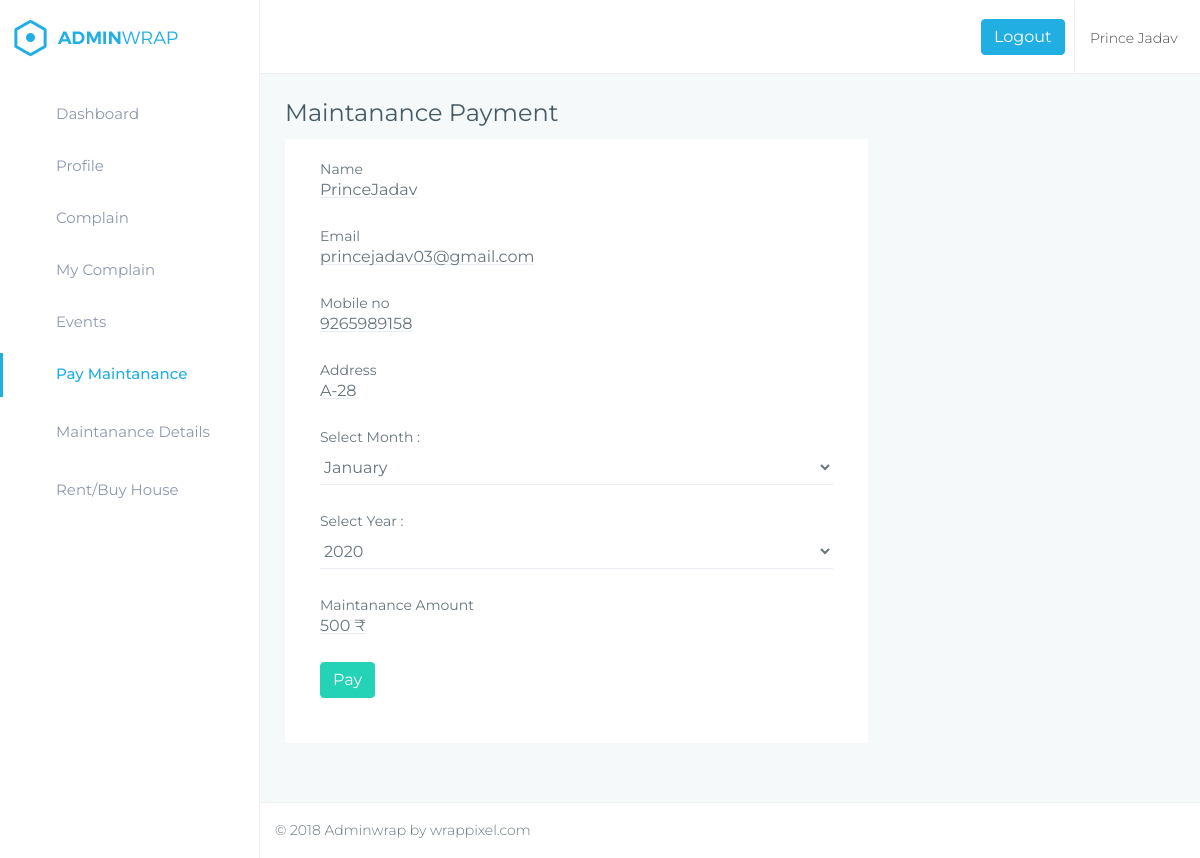
Screenshot of /flat-pay/ (signed in) with the database file from the repository.
### flatholder/models.py (models this page shows, shortened)
class Userf(models.Model):
    fname = models.CharField(max_length=200)
    lname = models.CharField(max_length=100)
    email = models.EmailField()
    mobile = models.CharField(max_length=100)
    address = models.TextField()
    password = models.CharField(max_length=100)
    birth = models.DateField()
    occupation = models.CharField(max_length=100,default='')
    pic = models.FileField(upload_to='holderpic/',blank=True,null=True)
    role = models.CharField(default='user',max_length=50)

### flatholder/views.py (the view, shortened to what this page needs)
# urls.py: path('flat-pay/',views.initiate_payment,name='flat-pay'),
def initiate_payment(request):
    if request.method == "GET":
    	uid = Userf.objects.get(email=request.session['femail'])
    	return render(request, 'pay.html',{'uid':uid})

### flatholder/templates/pay.html (shortened to what this page needs)
{% extends 'flat-header.html' %}
{% load static %}
{% block content %}
<!DOCTYPE html>
<html lang="en">
        <div class="page-wrapper">
            <div class="container-fluid">
                <h2>Maintanance Payment</h2>
                <form class="form-horizontal form-material" method="POST" action="{% url 'flat-pay' %}">
                <div class="row">
                    <div class="col-lg-8 col-xlg-9 col-md-7">
                        <div class="card">
                            <div class="card-body">
                                    <div class="form-group">
                                        <label class="col-md-12">Name</label>
                                        <div class="col-md-12">
                                            <h5 class="form-control form-control-line" >{{uid.fname}}{{uid.lname}}</h5>
                                        </div>
                                    </div>
                                    <div class="form-group">
                                        <label class="col-md-12">Email</label>
                                        <div class="col-md-12">
                                            <h5 class="form-control form-control-line" >{{uid.email}}</h5>
                                        </div>
                                    </div>
                                    <div class="form-group">
                                        <label class="col-md-12">Mobile no</label>
                                        <div class="col-md-12">
                                            <h5 class="form-control form-control-line" >{{uid.mobile}}</h5>
                                        </div>
                                    </div>
                                    <div class="form-group">
                                        <label class="col-md-12">Address</label>
                                        <div class="col-md-12">
                                            <h5 class="form-control form-control-line" >{{uid.address}}</h5>
                                        </div>
                                    </div>
                                    <div class="form-group">
                                        <label class="col-sm-12">Select Month : </label>
                                        <div class="col-sm-12">
                                            <select required name="month" class="form-control form-control-line">
                                                <option>January</option>
                                            </select>
                                        </div>
                                    </div>
                                    <div class="form-group">
                                        <label class="col-sm-12">Select Year : </label>
                                        <div class="col-sm-12">
                                            <select required name="year" class="form-control form-control-line">
                                                <option>2020</option>
                                            </select>
                                        </div>
                                    </div>
                                    <div class="form-group">
                                        <label class="col-md-12">Maintanance Amount</label>
                                        <div class="col-md-12">
                                            <h5 class="form-control form-control-line" >500 ₹</h5>
                                        </div>
                                    </div>
                                    <div class="form-group">
                                        <div class="col-sm-12">
                                            <input type="submit" name="pay"  value="Pay" class="btn btn-success">
                                        </div>
                                    </div>
                            </div>
                        </div>
                    </div>
                </div>
                </form>
            </div>
</html>
{% endblock %}

### flatholder/templates/flat-header.html (shortened to what this page needs)
{% load static %}
<!DOCTYPE html>
<html lang="en">
<head>
    <link href='{% static "flat/assets/node_modules/bootstrap/css/bootstrap.min.css"%}' rel="stylesheet">
    <link href='{% static "flat/assets/node_modules/perfect-scrollbar/css/perfect-scrollbar.css"%}' rel="stylesheet">
    <link href='{% static "flat/assets/node_modules/morrisjs/morris.css"%}' rel="stylesheet">
    <link href='{% static "flat/assets/node_modules/c3-master/c3.min.css"%}' rel="stylesheet">
    <link href='{% static "flat/css/style.css"%}' rel="stylesheet">
    <link href='{% static "flat/css/pages/dashboard1.css"%}' rel="stylesheet">
    <link href='{% static "flat/css/colors/default.css"%}' id="theme" rel="stylesheet">
</head>
<body class="fix-header fix-sidebar card-no-border">
    <div id="main-wrapper">
        <header class="topbar">
            <nav class="navbar top-navbar navbar-expand-md navbar-light">
                <div class="navbar-header">
                    <a class="navbar-brand" href="index.html">
                        <b>
                            <img src='{% static "flat/assets/images/logo-icon.png"%}' alt="homepage" class="dark-logo" />
                        </b>
                        <span>
                         <img src='{% static "flat/assets/images/logo-text.png"%}' alt="homepage" class="dark-logo" />
                         <img src='{% static "flat/assets/images/logo-light-text.png" %}'class="light-logo" alt="homepage" /></span> </a>
                </div>
                <div class="navbar-collapse">
                    <ul class="navbar-nav mr-auto">
                        <li class="nav-item hidden-xs-down search-box"> <a class="nav-link hidden-sm-down waves-effect waves-dark" href="javascript:void(0)"><i class="fa fa-search"></i></a>
                        </li>
                    </ul>
                    <div class="text-center">
                        <a href="{% url 'flat-logout' %}" class="btn waves-effect waves-light btn-info hidden-md-down"> Logout </a>
                    </div>
                    <ul class="navbar-nav my-lg-0">
                        {% if uid.pic %}
                        <li class="nav-item dropdown u-pro">
                            <a class="nav-link dropdown-toggle waves-effect waves-dark profile-pic" href="" data-toggle="dropdown" aria-haspopup="true" aria-expanded="false"><img src='{{uid.pic.url}}' alt="user" class="" /> <span class="hidden-md-down">{{uid.fname}} {{uid.lname}} &nbsp;</span> </a>
                        </li>
                        {% else %}
                        <li class="nav-item dropdown u-pro">
                            <a class="nav-link dropdown-toggle waves-effect waves-dark profile-pic" href="" data-toggle="dropdown" aria-haspopup="true" aria-expanded="false"> <span class="hidden-md-down">{{uid.fname}} {{uid.lname}} &nbsp;</span> </a>
                        </li>
                        {% endif %}
                    </ul>
                </div>
            </nav>
        </header>
        <aside class="left-sidebar">
            <div class="scroll-sidebar">
                <nav class="sidebar-nav">
                    <ul id="sidebarnav">
                        <li> <a class="waves-effect waves-dark" href='{% url "flat-dashboard"%}' aria-expanded="false"><i class="fa fa-tachometer"></i><span class="hide-menu">Dashboard</span></a>
                        </li>
                        <li> <a class="waves-effect waves-dark" href='{% url "flat-profile"%}' aria-expanded="false"><i class="fa fa-user-circle-o"></i><span class="hide-menu">Profile</span></a>
                        </li>
                        {% if uid.role == 'member' %}
                        <li> <a class="waves-effect waves-dark" href="{% url 'flat-complain' %}" aria-expanded="false"><i class="fa fa-book"></i><span class="hide-menu">Complain</span></a>
                        </li>
                        <li> <a class="waves-effect waves-dark" href="{% url 'flat-mycomplain' %}" aria-expanded="false"><i class="fa fa-address-card-o"></i><span class="hide-menu">My Complain</span></a>
                        </li>
                        <li> <a class="waves-effect waves-dark" href="{% url 'flat-event' %}" ><i class="fa fa-tasks" aria-hidden="true"></i><span class="hide-menu">Events</span></a>
                        </li>
                        <li> <a class="waves-effect waves-dark" href="{% url 'flat-pay' %}" aria-expanded="false"><i class="fa fa-credit-card-alt"></i><span class="hide-menu">Pay Maintanance</span></a>
                        </li>
                        <li> <a class="waves-effect waves-dark" href="{% url 'maintanance' %}" aria-expanded="false"><i class="fas fa-align-center"></i><span class="hide-menu">Maintanance Details</span></a>
                        {% endif %}
                        <li> <a class="waves-effect waves-dark" href="{% url 'flat-rentbuyhouse' %}" aria-expanded="false"><i class="fa fa-home"></i><span class="hide-menu">Rent/Buy House</span></a>
                        </li>
                    </ul>
                </nav>
            </div>
        </aside>
        {% block content %}
        {% endblock %}
            <footer class="footer"> © 2018 Adminwrap by wrappixel.com </footer>
        </div>
</body>
</html>

### flatholder/static/flat/css/pages/perfect-scrollbar.css (style rules this page uses)
.ps { -ms-touch-action: auto; touch-action: auto; overflow: hidden !important; -ms-overflow-style: none; }

### flatholder/static/flat/css/colors/default.css (style rules this page uses)
.topbar { background: #ffffff; }
.topbar .navbar-header { background: #ffffff; }
.topbar .navbar-light .navbar-nav .nav-item > a.nav-link { color: rgba(0, 0, 0, 0.7) !important; }
.sidebar-nav > ul > li.active > a { color: #20aee3; border-color: #20aee3; }
.sidebar-nav > ul > li.active > a i { color: #20aee3; }
.sidebar-nav ul li a.active, .sidebar-nav ul li a:hover { color: #20aee3; }
.sidebar-nav ul li a.active i, .sidebar-nav ul li a:hover i { color: #20aee3; }
.sidebar-nav > ul > li > a i { color: #787f91; }

### rows the page displays
Userf: fname "Prince", lname "Jadav", email "princejadav03@gmail.com", mobile "9265989158", address "A-28"
